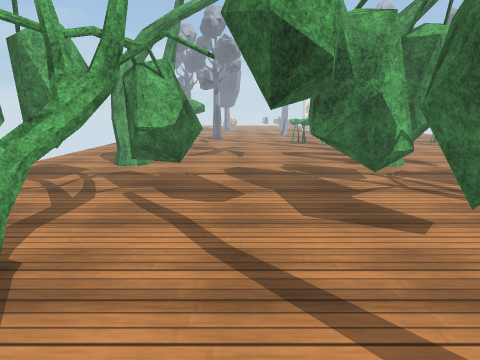
view 1 (above)

24 first-person views from a walk through a scene from a Unity 3-D project. The camera is 1.3 m above the floor, tilts 12° down and sees 75° across. The floor is counted in squares, 0.5 m on a side. Each view is taken from the middle of a square. On the plan, view 1 faces up. The plan holds only what a view shows up to about 20 squares ahead; the rest is blank. The place goes on beyond the plan. Surface patterns are stand-ins for the level's own textures.

view 2
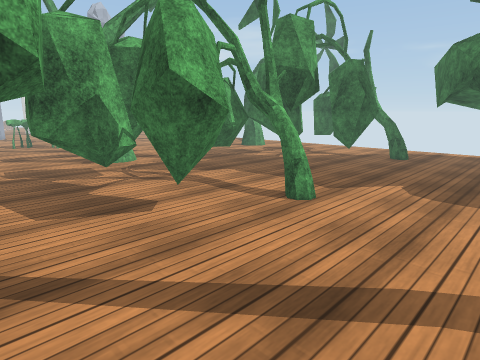

view 3
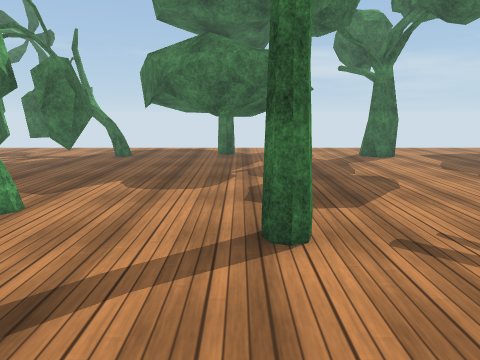

view 4
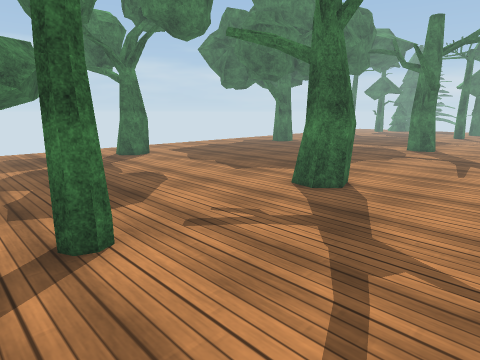

view 5
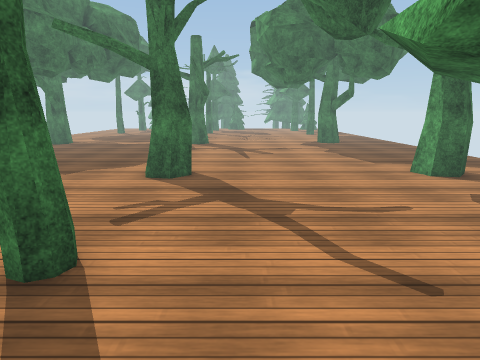

view 6
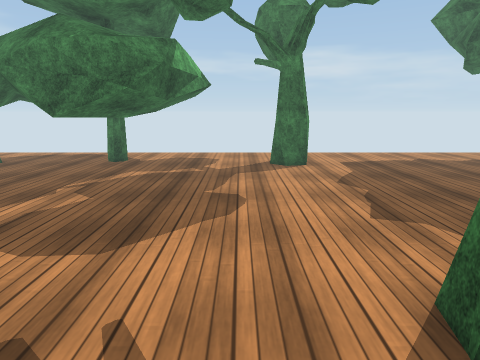

view 7
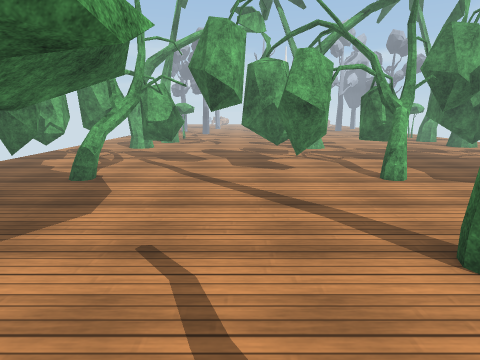

view 8
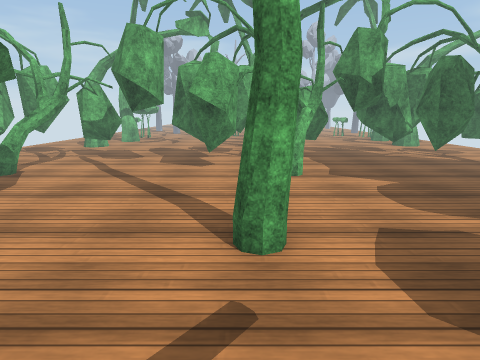

view 9
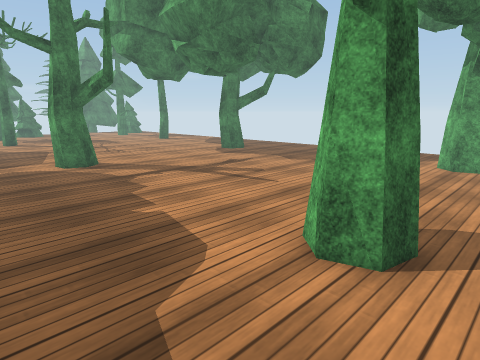

view 10
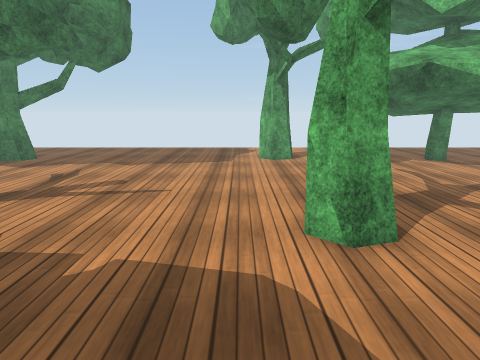

view 11
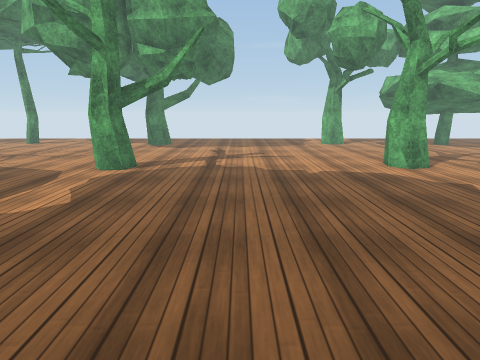

view 12
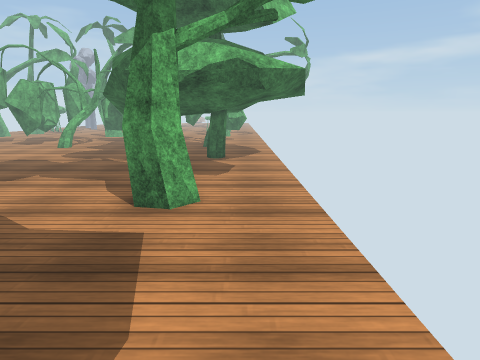

view 13
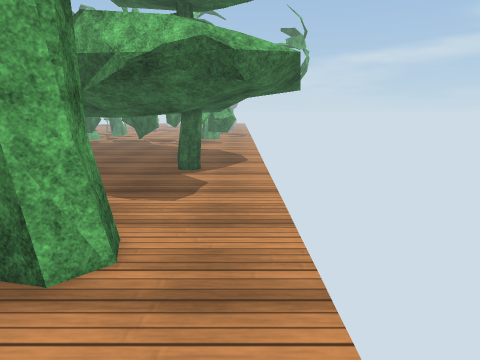

view 14
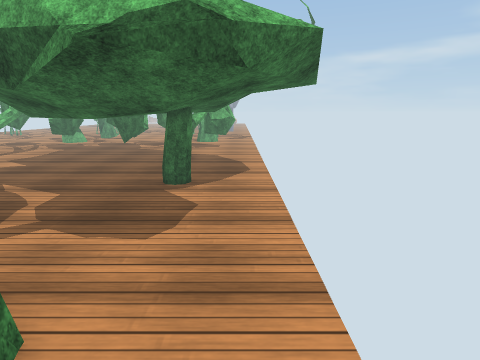

view 15
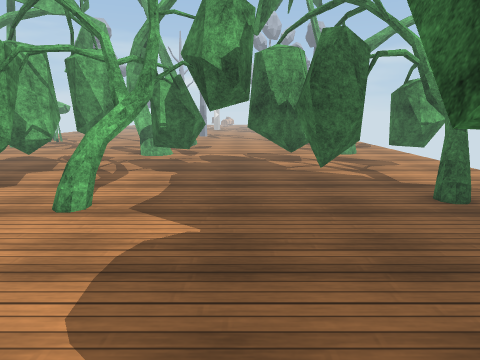

view 16
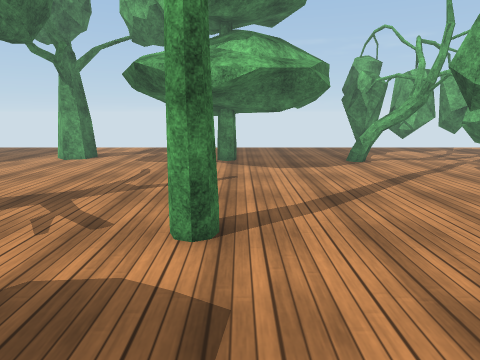

view 17
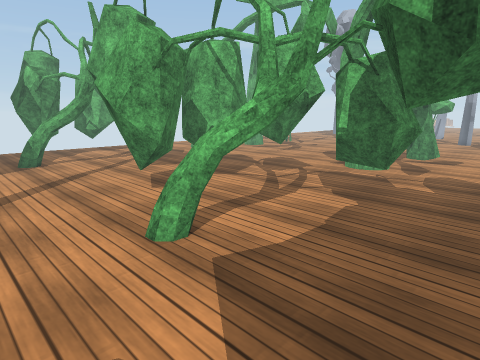

view 18
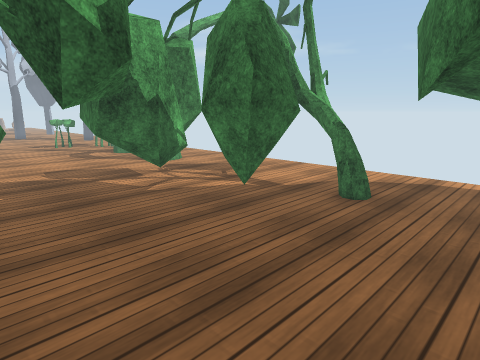

view 19
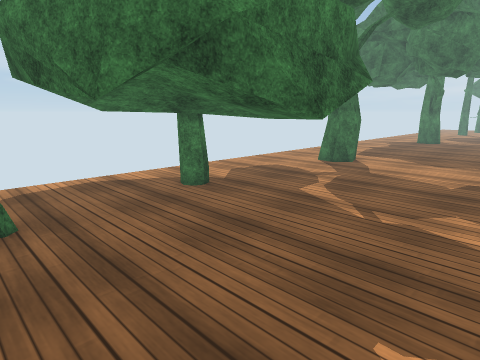

view 20
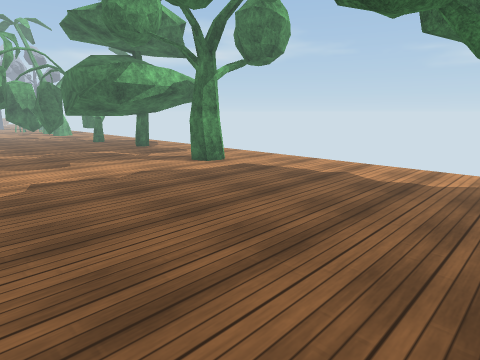

view 21
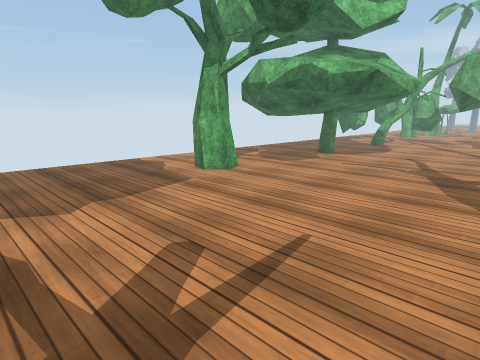

view 22
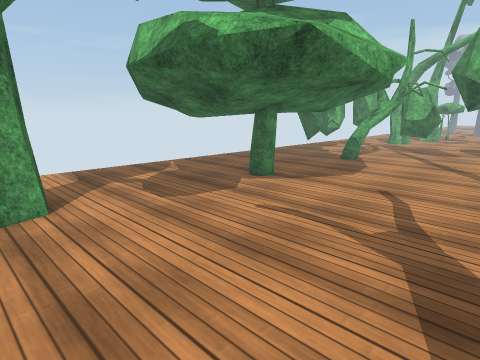

view 23
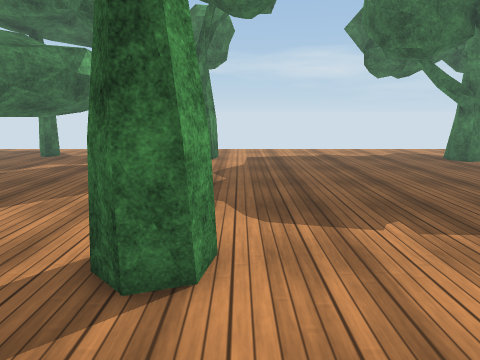

view 24
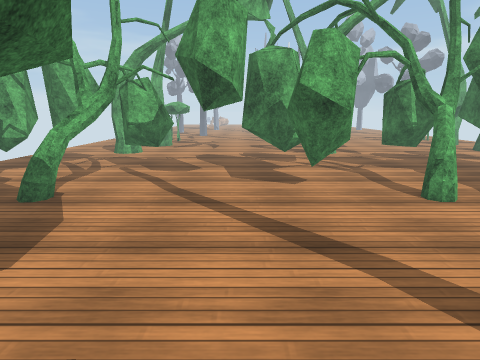

### Floor plan
Key: @ floor where view 1 was taken; # wall or solid block; . floor; = window, fence, low wall or low ledge; T tree; H thing the floor can be seen under or through.
Columns run from 7 left of view 1 to 24 right of it. Each row starts with its distance up from view 1.
 11 TTT   ...T  TTT.T T.TTTTTT.TTT
 10 TT.TTTT..TTTTTT.TTT.TTTT....TT..
  9 ....TT...TTTT....TT. TT.........
  8 ........ #TT.......##..TT..TT...
  7 T..TT..T##.TTT..TT.T#.TTT..TT...
  6 T..TT...T..TTT..TT....TTT.TT....
  5 T.TT.......TTT.TT.........TT....
  4 ..........................THH...
  3 .........................HHHHH .
  2 T  # .....................HHHHH.
  1    ##T.................THHHHHH
  0    ###.@..............TTHHHHHH
 -1   ####................TTTHHTHHH
 -2   ####................TTTTTTHH
 -3  #####.......T#.......THHTTTHHH
 -4 ######.................HHHHHHHH.
 -5 #####...................THHHHH..
 -6 #####...........................
 -7 ##..............................
 -8 ................................
 -9 ................................
-10 ..........................TT....
-11 TTT.........TTT...........T#=...
-12 T#T.........TTT............T....
-13 .T..............................
-14 ................................
-15 ................................
-16 ................................
-17 ................................
-18 ................................
-19 ................................
-20 ................................
-21 ................................
-22 ................................
-23 ................................
-24 .............................
-25 .T...........TT..........TT..

Where each view was taken, in squares from view 1:
view 1: 0 up, 0 right, facing up
view 2: 1 down, 0 right, facing up-right
view 3: 2 down, 0 right, facing right
view 4: 1 down, 0 right, facing down-right
view 5: 2 up, 3 right, facing down
view 6: 8 down, 3 right, facing right
view 7: 8 down, 2 right, facing up
view 8: 9 down, 6 right, facing up
view 9: 9 down, 12 right, facing down-left
view 10: 14 down, 13 right, facing left
view 11: 20 down, 22 right, facing left
view 12: 20 down, 22 right, facing up
view 13: 16 down, 23 right, facing up
view 14: 13 down, 23 right, facing up
view 15: 4 down, 13 right, facing up
view 16: 2 down, 13 right, facing left
view 17: 1 up, 14 right, facing up-left
view 18: 1 up, 10 right, facing up-right
view 19: 6 up, 11 right, facing down-right
view 20: 25 down, 8 right, facing up-right
view 21: 22 down, 6 right, facing up-left
view 22: 13 down, 4 right, facing up-left
view 23: 13 down, 1 right, facing right
view 24: 5 down, 2 right, facing up
